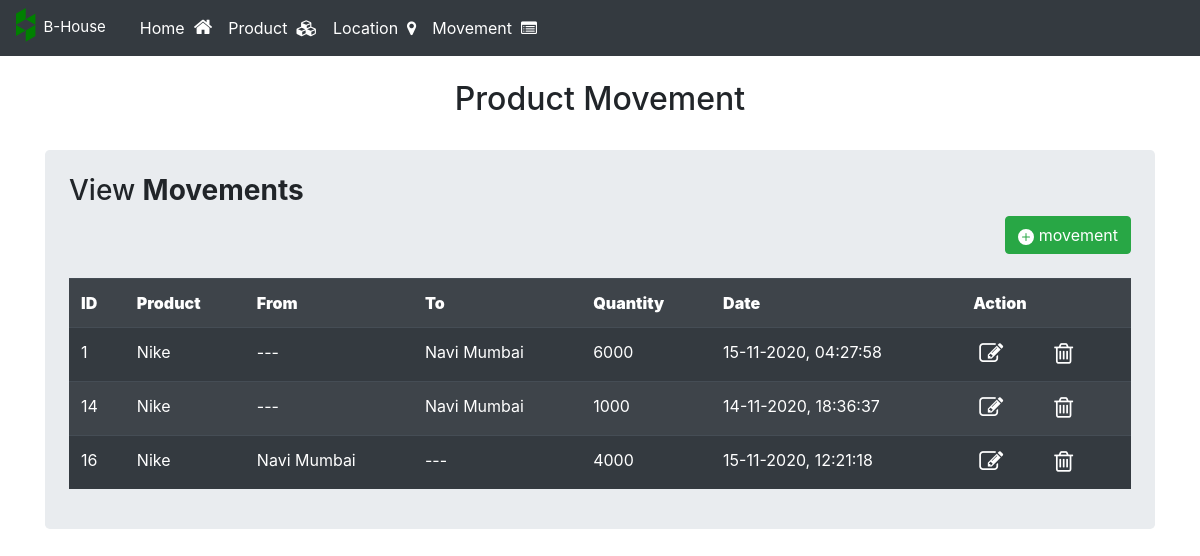
The app's page /movement with its own data.
### app.py (models this page shows)
class ProductMovement(db.Model):
    id = db.Column(db.Integer, primary_key=True)
    timestamp = db.Column(db.DateTime, default=datetime.utcnow)
    from_location = db.Column(db.String(100))
    to_location = db.Column(db.String(100))
    product_id = db.Column(db.Integer, nullable=False)
    product_name = db.Column(db.String(50), nullable=False)
    product_qty = db.Column(db.Integer, nullable=False)
    date_created = db.Column(db.DateTime, default=datetime.utcnow)
    date_updated = db.Column(db.DateTime, default=datetime.utcnow)
    Flag = db.Column(db.String(50),nullable=False)

### app.py (the view)
@app.route('/movement', methods=['GET','POST'])
def movement():
	if request.method=='POST':
		if 'add_product_qty' in request.form:
			i_sum_qty = []
			e_sum_qty = []
			check = None
			product_name = request.form['product_name']
			from_location = request.form['from_location']
			to_location = request.form['to_location']
			product_qty = request.form['add_product_qty']
			if product_name == 'Select product':
				flash(f"Please select product to add movement!", "danger")
				return redirect('/movement')
			elif bool(ProductMovement.query.filter_by(product_name=product_name,from_location=from_location,to_location=to_location,product_qty=product_qty,Flag='A').first()):
				flash(f" movement already exists in the data!", "danger")
				return redirect('/movement')
			elif int(product_qty) == 0 or int(product_qty) < 0:
				flash(f"Please add quantity !", "danger")
				return redirect('/movement')
			elif from_location == to_location :
				flash(f"From Location & To Location cannot be same!", "danger")
				return redirect('/movement')
			else:
				product_details = Product.query.filter_by(name=product_name).first()
				add_movement=ProductMovement()
				add_movement.product_id=product_details.id
				add_movement.product_name=product_details.name
				check_location = ProductMovement.query.filter_by(product_name=product_name).filter_by(to_location=from_location).count()
				if from_location == 'Select Location':
					check="from_location"
					add_movement.from_location="---"
					add_movement.to_location=to_location
				elif to_location == 'Select Location':
					check="to_location"
					add_movement.to_location = "---"
					add_movement.from_location=from_location
				elif check_location == 0 and from_location != 'Select Location':
					flash(f"Product not available at '{from_location}' Warehouse !", "danger")
					return redirect('/movement')
				else:
					add_movement.from_location=from_location
					add_movement.to_location=to_location
				if check=="to_location":
					add_movement.from_location=from_location
				if check=="from_location":
					add_movement.to_location=to_location
				sum_qty = get_total(product_name,from_location)
				if int(product_qty) <= sum_qty:
					add_movement.product_qty=product_qty
				if int(product_qty) > sum_qty and from_location != 'Select Location':
					flash(f" Only {sum_qty} quantity is available at '{from_location}' Warehouse !", "danger")
					return redirect('/movement')
				add_movement.product_qty=product_qty
				add_movement.Flag = 'A'
				db.session.add(add_movement)
				db.session.commit()
				flash(f" '{add_movement.product_name}' movement is successfully added!", "success")
				return redirect('/movement')
		if 'delete_movement_id' in request.form:
			movement_id = request.form['delete_movement_id']
			product_name = request.form['delete_product_name']
			to_location = request.form['delete_to_location']
			fcheck_qty = get_exported(product_name,to_location,movement_id,"future")
			fcheck_qty= fcheck_qty.first()
			if fcheck_qty is None :
				delete_movement = ProductMovement.query.get_or_404(movement_id)
				flash(f"{product_name} movement successfully deleted", "danger")
				delete_movement.Flag = 'I'
				db.session.commit()
				return redirect('/movement')
			if fcheck_qty is not None:
				flash(f" Please delete {fcheck_qty.from_location} to {fcheck_qty.to_location} movement before current movement !", "danger")
				return redirect('/movement')
		if 'edit_movement' in request.form :
			pimp_sum_qty = []
			pexp_sum_qty = []
			f_range = None
			valid = True
			fimp_sum_qty = []
			fexp_sum_qty = []
			fimport= None
			movement_id = request.form['edit_movement']
			product_name = request.form['product_name']
			from_location = request.form['from_location']
			to_location = request.form['to_location']
			product_qty = request.form['product_qty']
			product_details = Product.query.filter_by(name=product_name).first()
			if product_details is None:					#Product availibilty check
				flash(f"Product is Not Available/Deleted", "danger")
				return redirect('/movement')
			if from_location == "---":
				past_sum_qty = get_total(product_name,to_location,movement_id,"past")
			else :
				past_sum_qty = get_total(product_name,from_location,movement_id,"past")
			if to_location == "---" :
				future_sum_qty = get_total(product_name,from_location,movement_id,"future")
			else :
				future_sum_qty = get_total(product_name,to_location,movement_id,"future")
			edit_movement = ProductMovement.query.get_or_404(movement_id)
			if from_location == to_location : #from location & to location cant be same.
				valid = False
				flash(f"From Location & To Location cannot be same!", "danger")
				return redirect('/movement')
			if int(product_qty) == 0 or int(product_qty) < 0: # qty cant 0
				valid = False
				flash(f"Please add quantity !", "danger")
				return redirect('/movement')
			if from_location == "---": #min quantity according to future
				if future_sum_qty != 0:
					if int(product_qty) >= int(future_sum_qty) :
						valid = True
					else :
						valid=False
						flash(f"Please add atleast {future_sum_qty} quantity of {product_name} at '{to_location}' Warehouse !", "danger")
						return redirect('/movement')
			if (future_sum_qty) == 0:
				if int(product_qty) <= past_sum_qty: # past>qty>future
					valid=True
					edit_movement.product_qty=product_qty
				elif int(product_qty) > past_sum_qty and from_location != '---': #past<qty & from location is empty
					valid=False
					if past_sum_qty == 0: #Product not available at past location
						flash(f"Product not available at '{from_location}' Warehouse !", "danger")
						return redirect('/movement')
					elif to_location == "---" : #Quantity available at past location
						valid = False
						flash(f" Only {past_sum_qty} quantity is available at '{from_location}' Warehouse !", "danger")
						return redirect('/movement')
					else :
						valid = False
						flash(f" Please enter quantity less than {past_sum_qty} for '{from_location}' to {to_location} movement !", "danger")
						return redirect('/movement')
			elif int(product_qty) <= past_sum_qty and int(product_qty) >= future_sum_qty :
				valid=True
				edit_movement.product_qty=product_qty
			elif past_sum_qty <= int(product_qty) and from_location == "---" and int(product_qty) >= future_sum_qty :
				valid=True
				edit_movement.product_qty=product_qty
			else:
				if int(product_qty) > past_sum_qty and int(product_qty) < future_sum_qty:
					valid=False
					flash(f" Please enter quantity {past_sum_qty} or less than {past_sum_qty} for  '{from_location}' to {to_location} movement !", "danger")
					return redirect('/movement')
				elif int(product_qty) < past_sum_qty and int(product_qty) < future_sum_qty:
					valid=False
					flash(f" Please add atleast {future_sum_qty} quantity of {product_name} for '{from_location}' to {to_location} movement !", "danger")
					return redirect('/movement')
				else:
					valid=False
					flash(f" Please enter quantity between {past_sum_qty} to {future_sum_qty}  for  '{from_location}' to {to_location} movement !", "danger")
					return redirect('/movement')
			if valid :
				edit_movement.product_id=product_details.id
				edit_movement.product_name=product_details.name
				edit_movement.from_location=from_location
				edit_movement.to_location=to_location
				edit_movement.product_qty=product_qty
				edit_movement.date_updated = datetime.utcnow()
				db.session.commit()
				flash(f"'{edit_movement.product_name}' movement is successfully edited!", "success")
				return redirect('/movement')
	else:
		all_product = Product.query.order_by(Product.id).all()
		all_location = Location.query.order_by(Location.id).all()
		all_movement = ProductMovement.query.filter_by(Flag="A").order_by(ProductMovement.id).all()
		return render_template('movement.html',title='ProductMovement',products=all_product,locations=all_location,movements=all_movement)

### templates/movement.html (shortened to what this page needs)
{% extends 'base.html' %}
{%block body%}
<br>
<H2 align="center">Product Movement</H2>
<div class="container" align="center">
  <br>
  <div div class="row-9">
    <DIV class="jumbotron p-4">
    <div class="col-14">
      <H3 align="left">View <b>Movements</b></H3>
    <div align="right">
      <button class="btn btn-success btn-xs" data-toggle="modal" data-target="#addNewMovement"><svg width="1em" height="1em" viewBox="0 0 16 16" class="bi bi-plus-circle-fill" fill="currentColor" xmlns="http://www.w3.org/2000/svg">
  <path fill-rule="evenodd" d="M16 8A8 8 0 1 1 0 8a8 8 0 0 1 16 0zM8.5 4.5a.5.5 0 0 0-1 0v3h-3a.5.5 0 0 0 0 1h3v3a.5.5 0 0 0 1 0v-3h3a.5.5 0 0 0 0-1h-3v-3z"/>
</svg> movement</button>
    </div>
    <br>
      <table class="table table-striped table-dark">
        <tr>
          <th><b>ID</b></th>
          <th><b>Product</b></th>
          <th><b>From</b></th>
          <th><b>To</b></th>
          <th><b>Quantity</b></th>
          <th><b>Date</b></th>
          <th><b>Action</b></th>
        </tr>
        {% for movement in movements%}
        <tr>
          <td>{{movement.id}}</td>
          <td>{{movement.product_name}}</td>
          <td>{{movement.from_location}}</td>
          <td>{{movement.to_location}}</td>
          <td>{{movement.product_qty}}</td>
          <td>{{movement.date_updated.strftime('%d-%m-%Y, %H:%M:%S')}}</td>
          <td>
            <div style="width:100px;">
              <div style="float: left; width: 13px">
            <button  style="border: 0; background: none;"  data-toggle="modal" data-target="#editMovement{{movement.id}}" ><i class="fa fa-edit" style="font-size:24px ; color: white"></i></button>
          </div>
           <div style="float: right; width: 25px">
            <form action="/movement" method="POST" >
              {% if movement.from_location == "---" %}
              <button type="submit" name="submit" onclick="this.blur(); return confirm('Are you sure to delete {{movement.product_name}} from {{movement.to_location}} movement ?');" style="border: 0; background: none;">
            <i class="fa fa-trash-o" style='font-size:24px ; color: white' aria-hidden="true"></i>
          </button>
              {% elif movement.to_location == "---" %}
              <button type="submit" name="submit" onclick="this.blur();return confirm('Are you sure to delete {{movement.product_name}} from {{movement.from_location}} movement ?');" style="border: 0; background: none;">
            <i class="fa fa-trash-o" style='font-size:24px ; color: white' aria-hidden="true"></i>
          </button>
            {% endif %}
            </form>
          </div>
        </div>
          </td>
        </tr>
        {% endfor %}
      </table>
      </DIV>
    </div>
  </div>
        </div>
{%endblock%}

### templates/base.html (shortened to what this page needs)
<!DOCTYPE html>
<html>
<head>
	<link rel="stylesheet" href="https://cdnjs.cloudflare.com/ajax/libs/font-awesome/4.7.0/css/font-awesome.min.css">
	<link rel="stylesheet" href="https://cdn.jsdelivr.net/npm/bootstrap@4.5.3/dist/css/bootstrap.min.css">
</head>
<body>
{%block body%}
<nav class="navbar navbar-expand-lg navbar-dark bg-dark">
	<div class="navbar-nav">
		<i class="fa fa-houzz" style="font-size:34px;border:4;color: green" aria-hidden="true"></i>
		<a class="nav-item nav-link" style="color: white;font-size:15px" href="{{url_for('home')}}">B-House</a>
		<a class="nav-item nav-link" style="color: white" href="{{url_for('home')}}">&nbsp;&nbsp;&nbsp; Home &nbsp;<i class="fa fa-home" style="font-size:20px;" aria-hidden="true"></i></a>
		<a class="nav-item nav-link" style="color: white" href="{{url_for('products')}}">Product&nbsp;&nbsp;<i class="fa fa-cubes" aria-hidden="true"></i></a>
		<a class="nav-item nav-link" style="color: white" href="{{url_for('locations')}}">Location&nbsp;&nbsp;<i class="fa fa-map-marker"></i></a>
		<a class="nav-item nav-link" style="color: white" href="{{url_for('movement')}}">Movement&nbsp;&nbsp;<i class="fa fa-list-alt" aria-hidden="true"></i></a>
	</div>
</nav>
{% endblock %}
</body>
</body>
</html>

### templates/header.html (shortened to what this page needs)
{% extends 'base.html' %}

### records on screen
ProductMovement: id "1", product_name "Nike", from_location "---", to_location "Navi Mumbai", product_qty "6000", date_updated "15-11-2020, 04:27:58"
ProductMovement: id "14", product_name "Nike", from_location "---", to_location "Navi Mumbai", product_qty "1000", date_updated "14-11-2020, 18:36:37"
ProductMovement: id "16", product_name "Nike", from_location "Navi Mumbai", to_location "---", product_qty "4000", date_updated "15-11-2020, 12:21:18"
